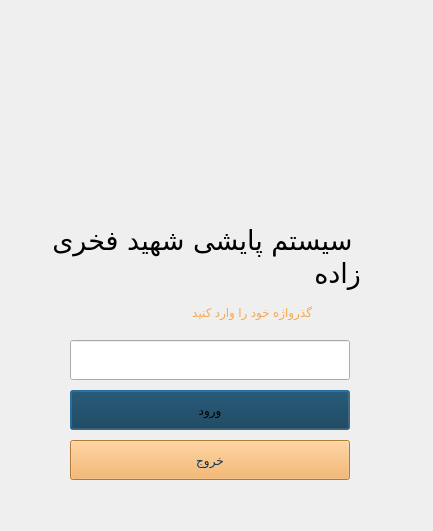
<?xml version="1.0" encoding="UTF-8"?>
<ui version="4.0">
 <class>Dialog</class>
 <widget class="QDialog" name="Dialog">
  <property name="geometry">
   <rect>
    <x>0</x>
    <y>0</y>
    <width>433</width>
    <height>531</height>
   </rect>
  </property>
  <property name="sizePolicy">
   <sizepolicy hsizetype="Fixed" vsizetype="Fixed">
    <horstretch>0</horstretch>
    <verstretch>0</verstretch>
   </sizepolicy>
  </property>
  <property name="tabletTracking">
   <bool>false</bool>
  </property>
  <property name="windowTitle">
   <string>Dialog</string>
  </property>
  <widget class="QLineEdit" name="PASSWORD">
   <property name="geometry">
    <rect>
     <x>70</x>
     <y>340</y>
     <width>280</width>
     <height>40</height>
    </rect>
   </property>
   <property name="tabletTracking">
    <bool>false</bool>
   </property>
   <property name="styleSheet">
    <string notr="true"/>
   </property>
   <property name="text">
    <string/>
   </property>
   <property name="echoMode">
    <enum>QLineEdit::EchoMode::Password</enum>
   </property>
   <property name="placeholderText">
    <string/>
   </property>
   <property name="cursorMoveStyle">
    <enum>Qt::CursorMoveStyle::LogicalMoveStyle</enum>
   </property>
   <property name="clearButtonEnabled">
    <bool>true</bool>
   </property>
  </widget>
  <widget class="QPushButton" name="LOGINBUTTON">
   <property name="geometry">
    <rect>
     <x>70</x>
     <y>390</y>
     <width>280</width>
     <height>40</height>
    </rect>
   </property>
   <property name="tabletTracking">
    <bool>false</bool>
   </property>
   <property name="styleSheet">
    <string notr="true">color: rgb(	244,169,80);
background-color: rgb(10, 50, 76);
</string>
   </property>
   <property name="text">
    <string>ورود</string>
   </property>
  </widget>
  <widget class="QLabel" name="label_1">
   <property name="geometry">
    <rect>
     <x>110</x>
     <y>30</y>
     <width>221</width>
     <height>171</height>
    </rect>
   </property>
   <property name="sizePolicy">
    <sizepolicy hsizetype="Preferred" vsizetype="Preferred">
     <horstretch>0</horstretch>
     <verstretch>0</verstretch>
    </sizepolicy>
   </property>
   <property name="text">
    <string/>
   </property>
   <property name="pixmap">
    <pixmap>لوگو ساج.png</pixmap>
   </property>
   <property name="scaledContents">
    <bool>true</bool>
   </property>
  </widget>
  <widget class="QLabel" name="label_2">
   <property name="geometry">
    <rect>
     <x>110</x>
     <y>300</y>
     <width>202</width>
     <height>25</height>
    </rect>
   </property>
   <property name="styleSheet">
    <string notr="true">color: rgb(244,169,80);
font: 16pt &quot;Ubuntu Sans&quot;;
</string>
   </property>
   <property name="text">
    <string>گذرواژه خود را وارد کنید</string>
   </property>
  </widget>
  <widget class="QPushButton" name="LOGOUTBUTTON">
   <property name="geometry">
    <rect>
     <x>70</x>
     <y>440</y>
     <width>280</width>
     <height>40</height>
    </rect>
   </property>
   <property name="tabletTracking">
    <bool>false</bool>
   </property>
   <property name="styleSheet">
    <string notr="true">color: rgb(10, 50, 76);
background-color: rgb(244,169,80);</string>
   </property>
   <property name="text">
    <string>خروج</string>
   </property>
  </widget>
  <widget class="QLabel" name="label_3">
   <property name="geometry">
    <rect>
     <x>50</x>
     <y>210</y>
     <width>311</width>
     <height>94</height>
    </rect>
   </property>
   <property name="font">
    <font>
     <family>B Titr</family>
     <pointsize>20</pointsize>
     <italic>false</italic>
     <fontweight></fontweight>
    </font>
   </property>
   <property name="styleSheet">
    <string notr="true">font: 75 20pt &quot;‌B Titr&quot;;
font: 81 20pt &quot;B Titr&quot;;
color: rgb(0, 0, 0);</string>
   </property>
   <property name="text">
    <string>سیستم پایشی شهید فخری زاده</string>
   </property>
   <property name="textFormat">
    <enum>Qt::TextFormat::AutoText</enum>
   </property>
   <property name="wordWrap">
    <bool>true</bool>
   </property>
  </widget>
 </widget>
 <resources/>
 <connections/>
</ui>
